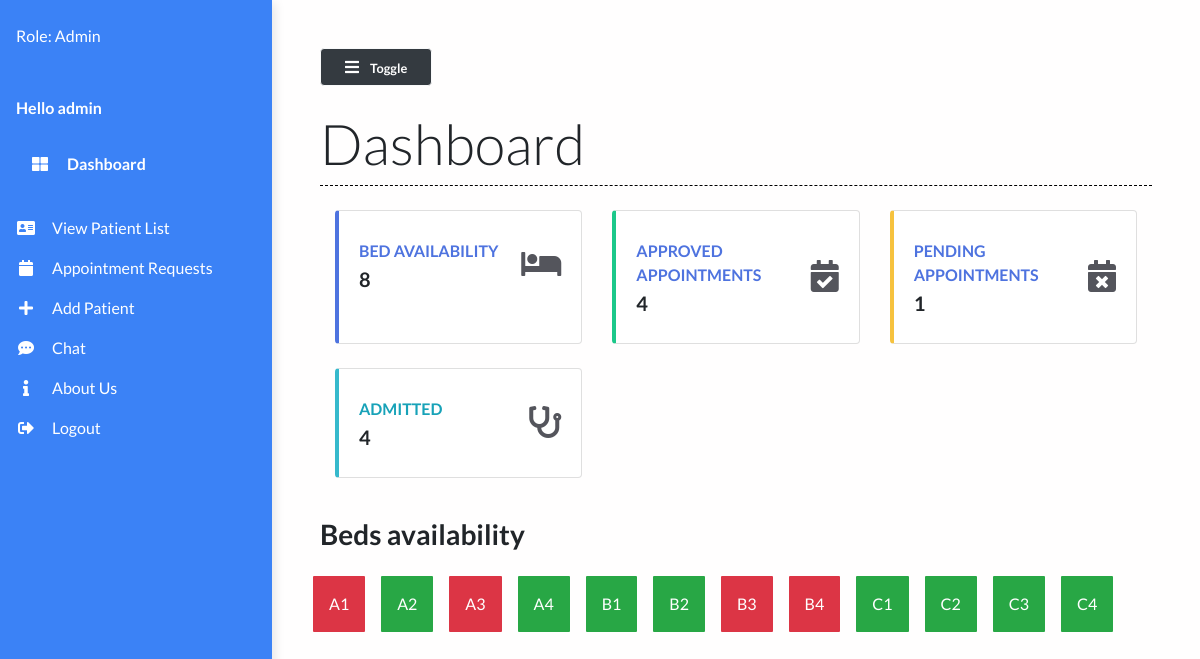
The app's page / (signed in), older data.
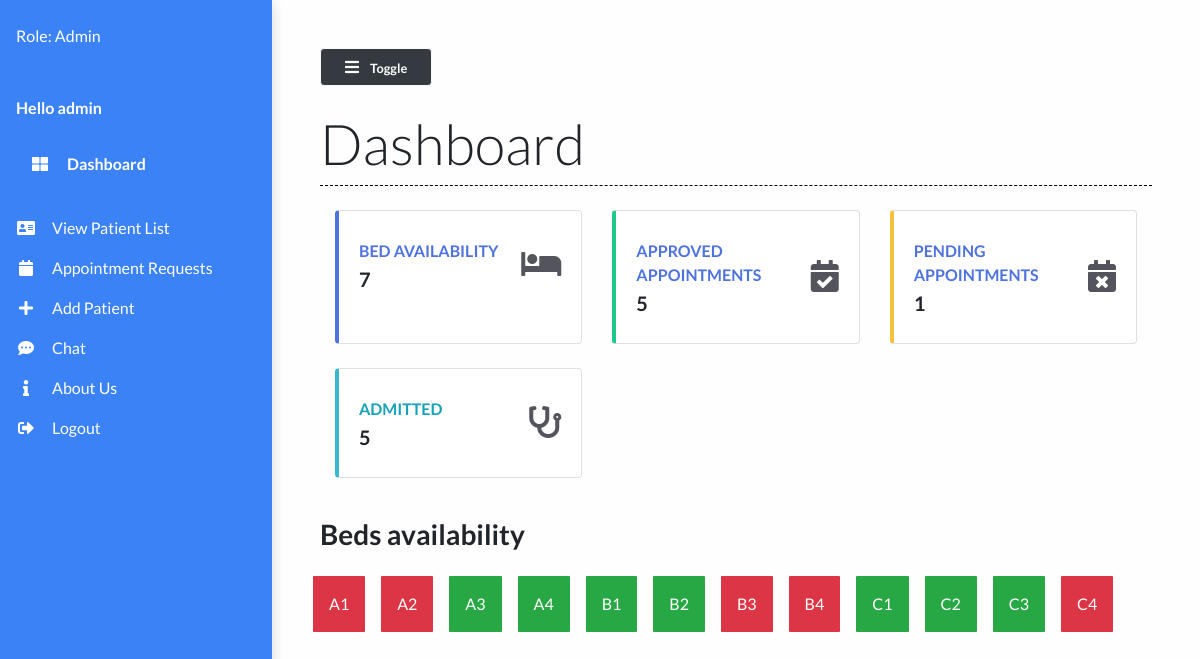
The same page, newer data.
### main/views.py (the view)
# urls.py: path("", views.dashboard, name="dashboard"),
def dashboard(request):
    beds = Bed.objects.all()
    beds_available = Bed.objects.filter(occupied=False).count()
    patients = Patient.objects.all()
    patient_count = patients.count()
    appointments = Appointment.objects.all()
    appointments_approved = Appointment.objects.filter(approved = True).count
    appointments_pending = Appointment.objects.filter(approved = False).count
    context = {
        'appointments_approved': appointments_approved,
        'appointments_pending': appointments_pending,
        'beds_available': beds_available,
        'patient_count': patient_count,
        'beds': beds
    }
    return render(request, 'main/dashboard.html', context)

### main/models.py (called while the page is built)
    def __str__(self):
        return self.bed_number

### main/templates/main/dashboard.html
{% extends 'main/base.html' %}
{% load static %}
{% block contentTitle %}
Dashboard
{% endblock contentTitle %}
{% block content %}
{% if request.user.is_staff == True %}
<div class="container-fluid">
    <div class="row">
        <div class="col-xl-4 col-md-6 col-sm-12 mb-4">
            <div class="card border-left-primary shadow h-100 py-2">
                <div class="card-body">
                    <div class="row no-gutters align-items-center">
                        <div class="col mr-2">
                            <div class="text-xs font-weight-bold text-blue text-uppercase mb-1">
                                Bed availability</div>
                            <div class="h5 mb-0 font-weight-bold text-gray-800">{{beds_available}}</div>
                        </div>
                        <div class="col-auto">
                            <i class="fas fa-bed fa-2x text-gray-300"></i>
                        </div>
                    </div>
                </div>
            </div>
        </div>
        <div class="col-xl-4 col-md-6 col-sm-12 mb-4">
            <div class="card border-left-success shadow h-100 py-2">
                <div class="card-body">
                    <div class="row no-gutters align-items-center">
                        <div class="col mr-2">
                            <div class="text-xs font-weight-bold text-blue text-uppercase mb-1">
                                Approved Appointments</div>
                            <div class="h5 mb-0 font-weight-bold text-gray-800">{{appointments_approved}}</div>
                        </div>
                        <div class="col-auto">
                            <i class="fas fa-calendar-check	 fa-2x text-gray-300"></i>
                        </div>
                    </div>
                </div>
            </div>
        </div>
        <div class="col-xl-4 col-md-6 col-sm-12 mb-4">
            <div class="card border-left-warning shadow h-100 py-2">
                <div class="card-body">
                    <div class="row no-gutters align-items-center">
                        <div class="col mr-2">
                            <div class="text-xs font-weight-bold text-blue text-uppercase mb-1">
                               Pending Appointments</div>
                            <div class="h5 mb-0 font-weight-bold text-gray-800">{{appointments_pending}}</div>
                        </div>
                        <div class="col-auto">
                            <i class="fas fa-calendar-times	 fa-2x text-gray-300"></i>
                        </div>
                    </div>
                </div>
            </div>
        </div>
        <div class="col-xl-4 col-md-6 col-sm-12 mb-4">
            <div class="card border-left-info shadow h-100 py-2">
                <div class="card-body">
                    <div class="row no-gutters align-items-center">
                        <div class="col mr-2">
                            <div class="text-xs font-weight-bold text-info text-uppercase mb-1">
                                Admitted</div>
                            <div class="h5 mb-0 font-weight-bold text-gray-800">{{ patient_count }}</div>
                        </div>
                        <div class="col-auto">
                            <i class="fas fa-stethoscope fa-2x text-gray-300"></i>
                        </div>
                    </div>
                </div>
            </div>
        </div>
    </div>
</div>
<div>
    <h3 class="font-weight-bold my-3">Beds availability</h3>
</div>
<div class="row">
    {% for bed in beds %}
    <div class="
                {% if bed.occupied == True %}
                bg-danger
                {% elif bed.occupied == False %}
                bg-success
                {% endif %}
                grid-box my-2 mx-2 py-3 px-3 text-white">{{ bed }}</div>
    {% endfor %}
</div>
{% elif request.user.is_authenticated == True %}
<div>
    <h3 class="font-weight-bold my-3">Hello Dear Patient</h3>
</div>
{% else %}
<div>
    <h3 class="font-weight-bold my-3">Welcome to Hospital Management System</h3>
</div>
{% endif %}
{% endblock content %}

Row changes from the older to the newer data that the page shows:
changed Bed (number 2 of 12 on the later page): occupied False → True (drawn)
changed Bed (number 3 of 12 on the later page): occupied True → False (drawn)
changed Bed (number 12 of 12 on the later page): occupied False → True (drawn)
Text that changed along with them:
{{ beds_available }}: "8" → "7"
{{ appointments_approved }}: "4" → "5"
{{ patient_count }}: "4" → "5"
